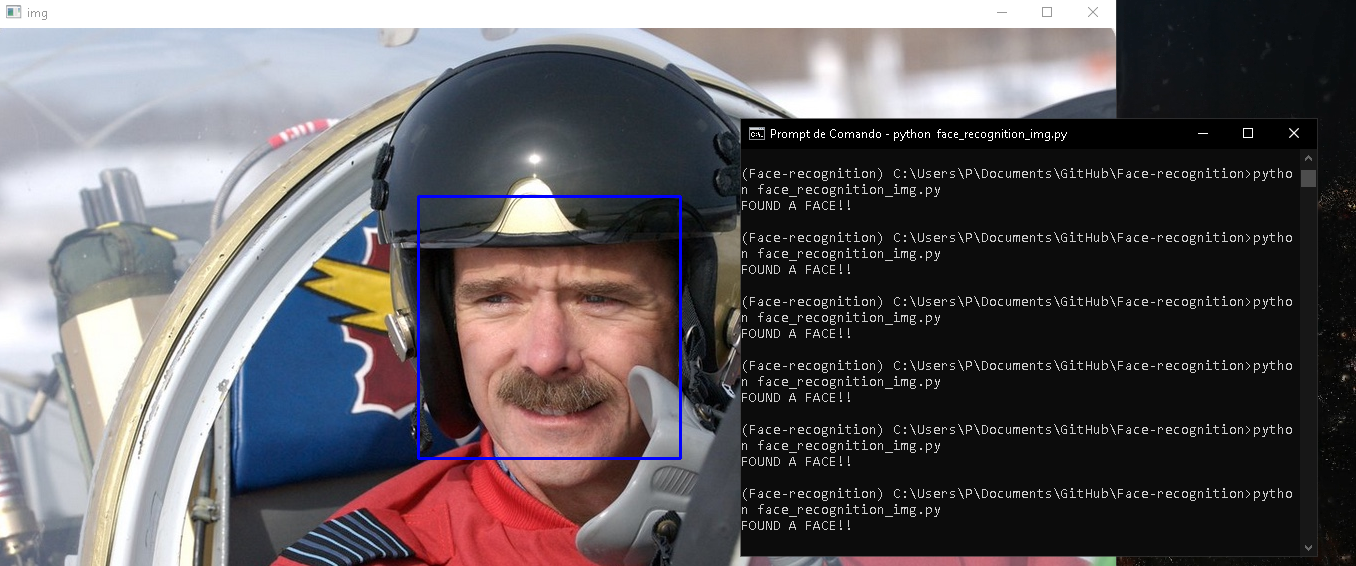
#> input picture header0.PNG, 1356 x 566 px
$ python face_recognition_img.py
#> lines starting #> are read from the running program, lines starting #| are printed output that depends on the picture; after the words box and inside, x2 and y2 are one past the last pixel; in counts of white or black regions, pixels touching at a corner belong together
import tkinter
import cv2
from tkinter import filedialog

# Hides the root of tkinter
root = tkinter.Tk()
root.withdraw()

# Load the cascade
face_cascade = cv2.CascadeClassifier('./templates/haarcascade_frontalface_default.xml')

# Ask the user for image input
filepath = filedialog.askopenfilename()
#> the answer given: header0.PNG

# Read the input image
img = cv2.imread(filepath)
#> img is the input picture: shape (566, 1356, 3); mean B, G, R 95.6, 92.5, 97.3

# Convert the image into grayscale
gray = cv2.cvtColor(img, cv2.COLOR_BGR2GRAY)
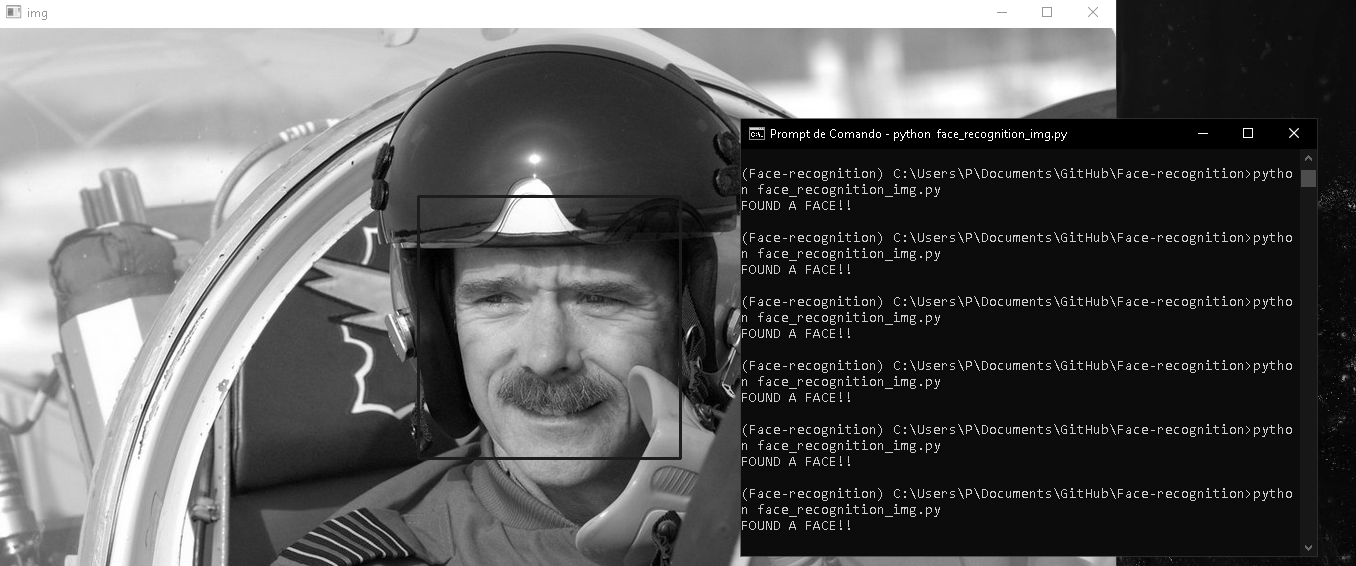
#> gray: shape (566, 1356); min 0, max 255, mean 94.3

# Detect faces
faces = face_cascade.detectMultiScale(gray, 1.1, 4)
#> faces = [[417, 198, 260, 260]]
if faces.any() == True:
    print("FOUND A FACE!!")

# Draw rectangle around the faces
for (x, y, w, h) in faces:
    cv2.rectangle(img, (x, y), (x+w, y+h), (255, 0, 0), 2)
#> this loop made 1 pass
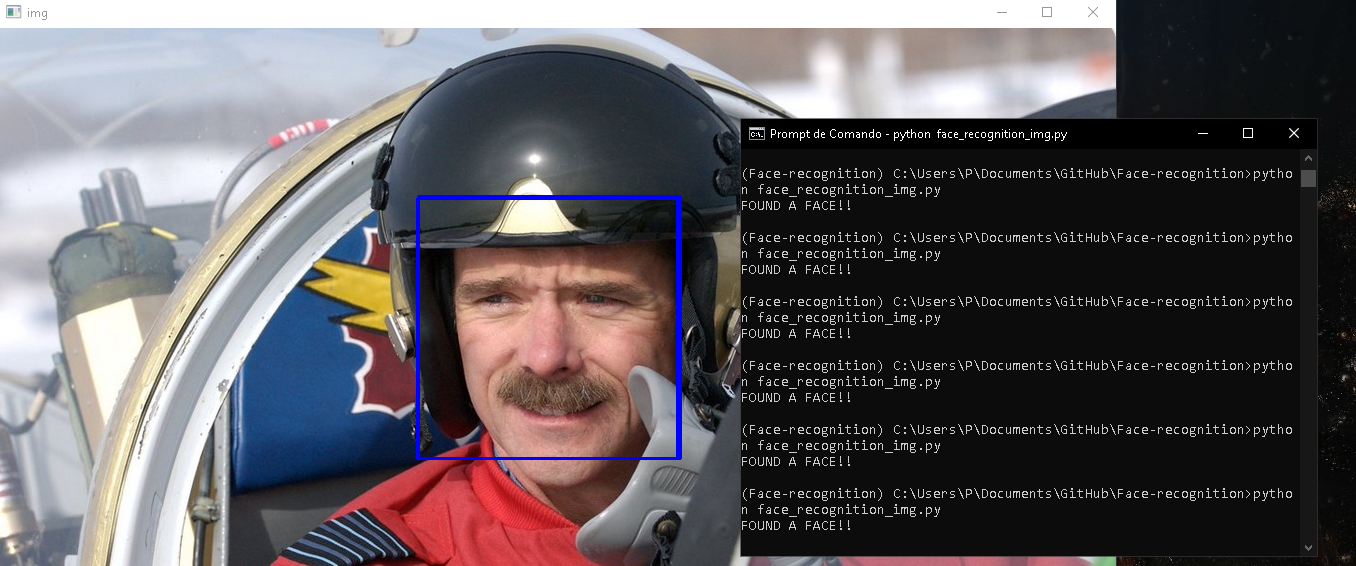
#> img: shape (566, 1356, 3); 0.2% of pixels changed, all inside (x1, y1, x2, y2) = (416, 198, 679, 460)

# Display the output
cv2.imshow('img', img)
cv2.waitKey()
